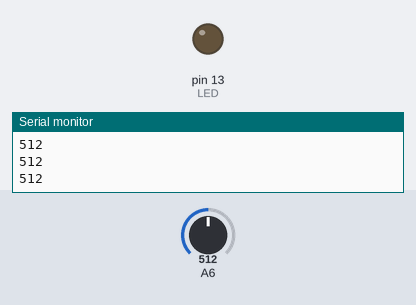
This sketch was run on a simulated Arduino Nano, built with avr-gcc and run on an emulated ATmega328P. Shown: output pins drawn as LEDs (lit = HIGH), the last lines printed to the serial monitor. The inputs (shaded band) are chosen by the test bench; at power-on: A6 = 512.

Above: at 1.2 s.
1.3 s: A6 set to 782
2.8 s: A6 set to 810
At 4.0 s:
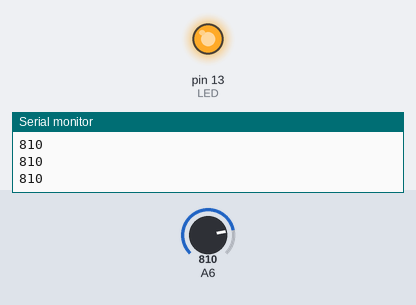
4.3 s: A6 set to 790
At 5.2 s:
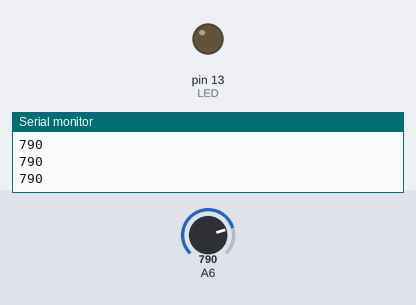
5.8 s: A6 set to 900
At 6.5 s:
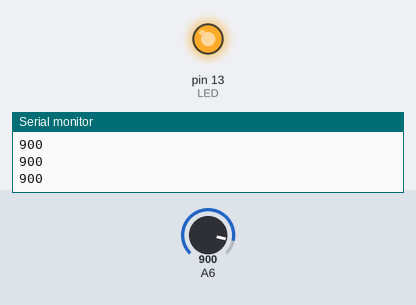
Timing chart, 0 to 8.3 s (numbered marks = the images above; inputs shaded):
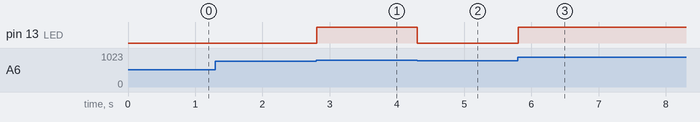

Measured:
- the behaviour switches between 800 and 801 on A6 (found by bisection; images 0 and 1)
- after the input at 2.8 s, pin 13 (LED): LOW → HIGH at once
- after the input at 4.3 s, pin 13 (LED): HIGH → LOW at once
- after the input at 5.8 s, pin 13 (LED): LOW → HIGH at once

The sketch:

SensorMyoware.ino
```cpp
int LED = 13;
int voltageThreshold = 800;


void setup()
{
	Serial.begin(38400);
    pinMode(LED,OUTPUT);
}

void loop() {

  int currentVoltage = analogRead(A6);
  Serial.println(currentVoltage);
  delay(5);
   if(currentVoltage > voltageThreshold){

    // Serial.println("CONTRACTION!");
     digitalWrite(LED, HIGH);
  } else {
     //Serial.println("");
     digitalWrite(LED, LOW);

  }
}
```
